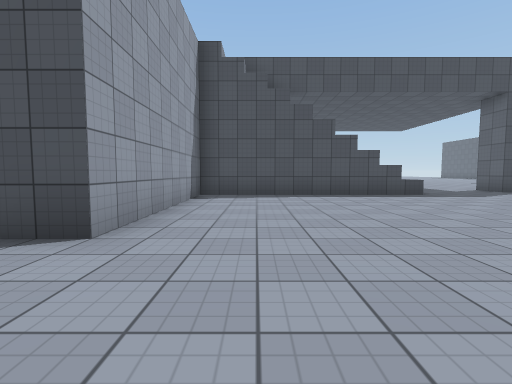
View 1 (above)

24 first-person views from a walk through a scene from a Unity 3-D project. The camera is 1.2 m above the floor, tilts 4° down and sees 85° across. The floor is counted in squares, 2 m on a side. Each view is taken from the middle of a square. On the plan, view 1 faces up. The plan holds only what a view shows up to about 9 squares ahead; the rest is blank. The place goes on beyond the plan. The player character is not drawn. Some surface patterns are stand-ins.

View 2
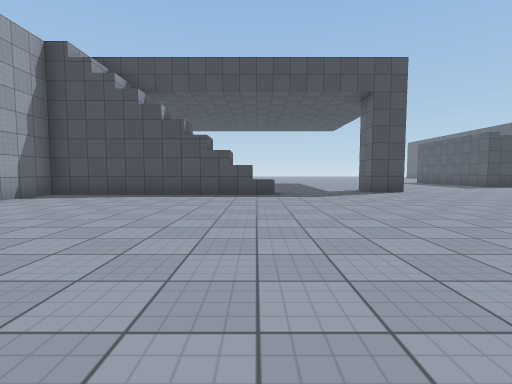

View 3
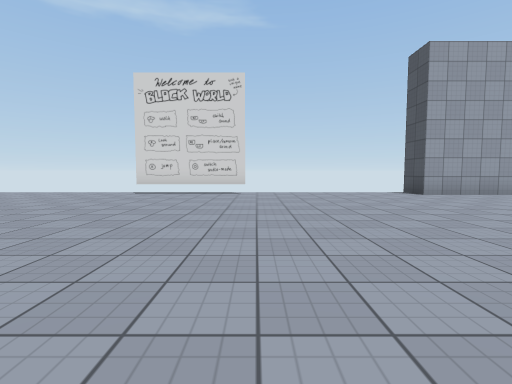

View 4
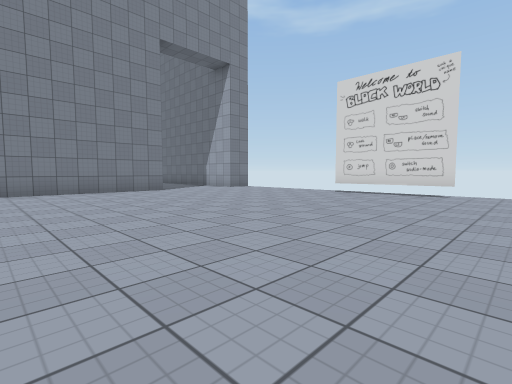

View 5
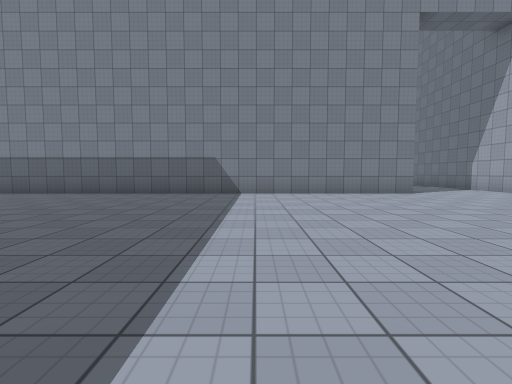

View 6
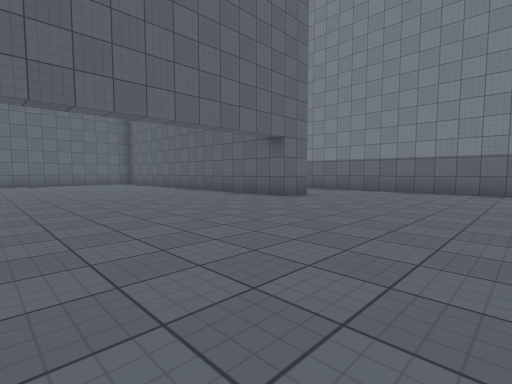

View 7
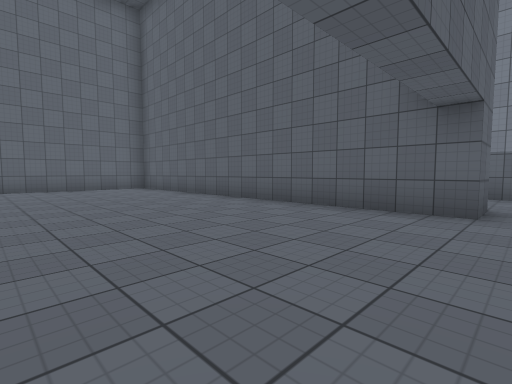

View 8
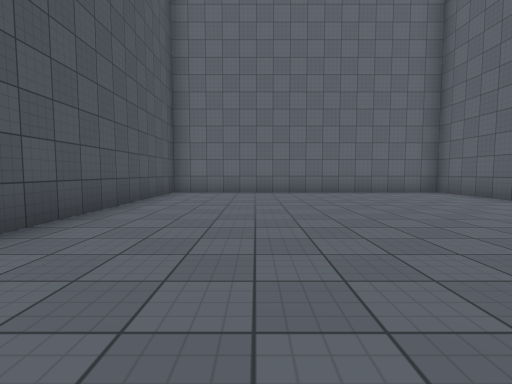

View 9
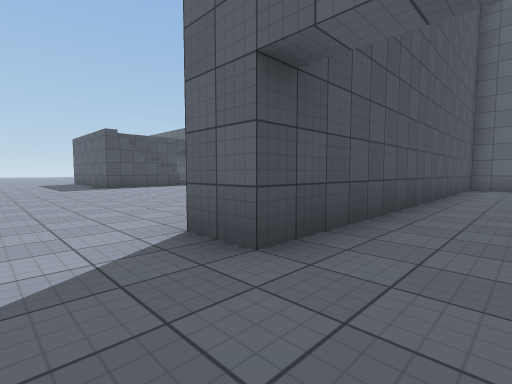

View 10
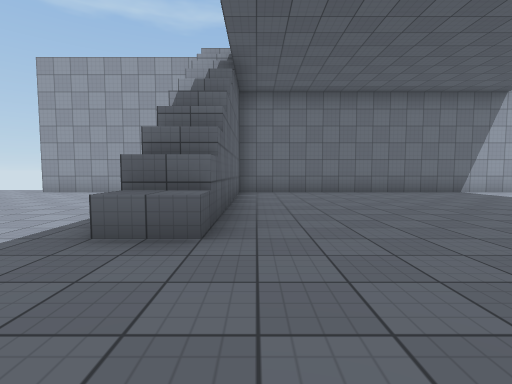

View 11
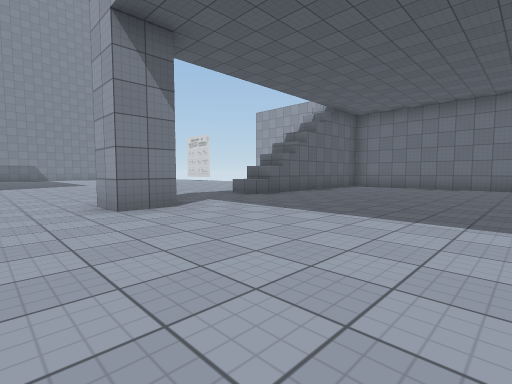

View 12
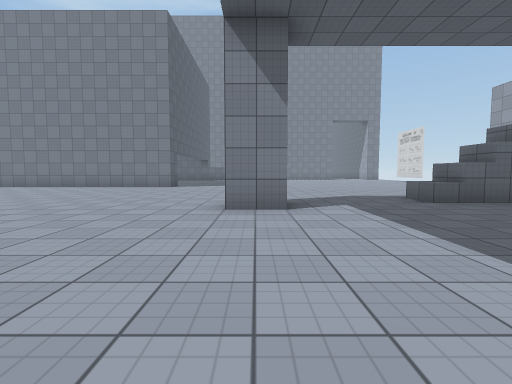

View 13
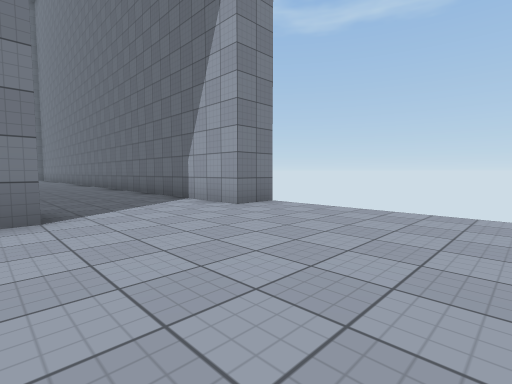

View 14
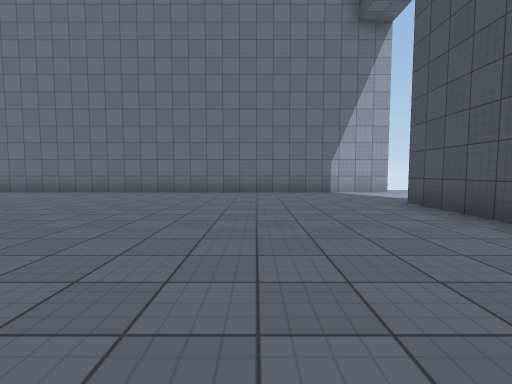

View 15
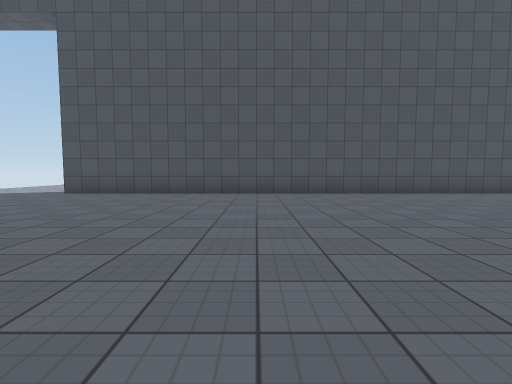

View 16
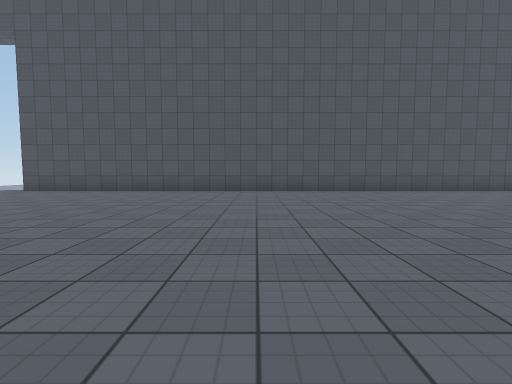

View 17
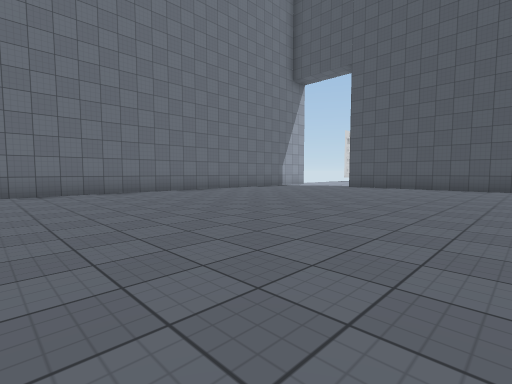

View 18
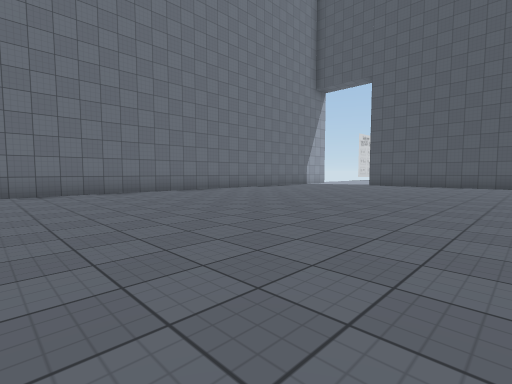

View 19
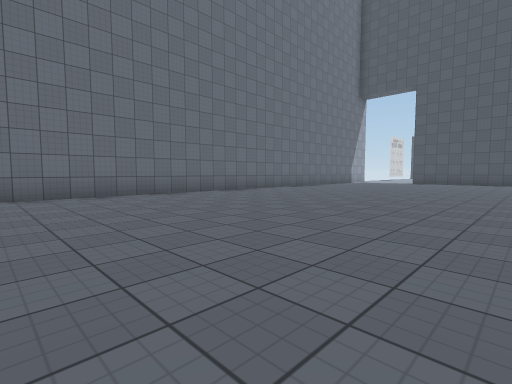

View 20
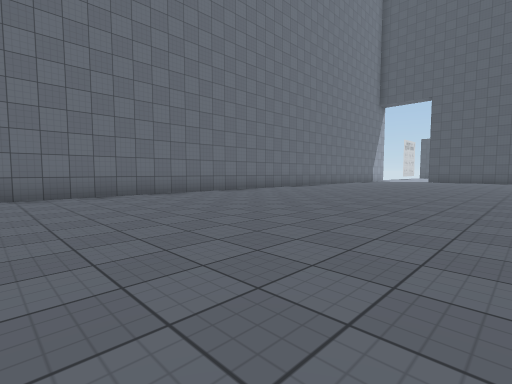

View 21
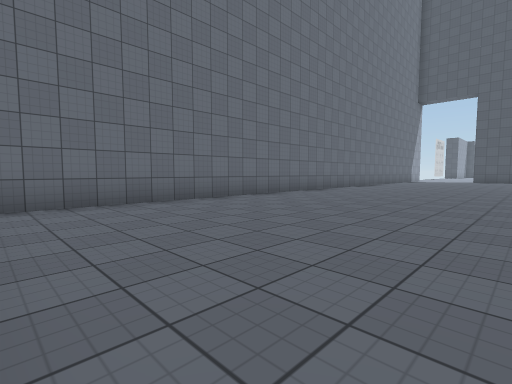

View 22
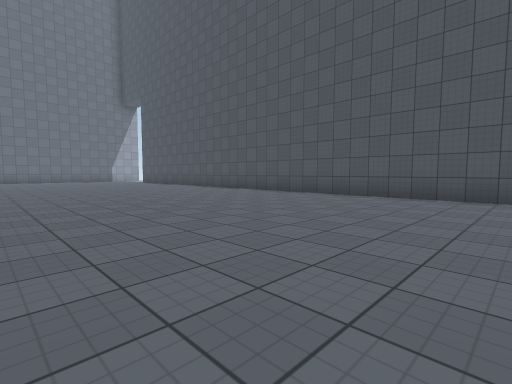

View 23
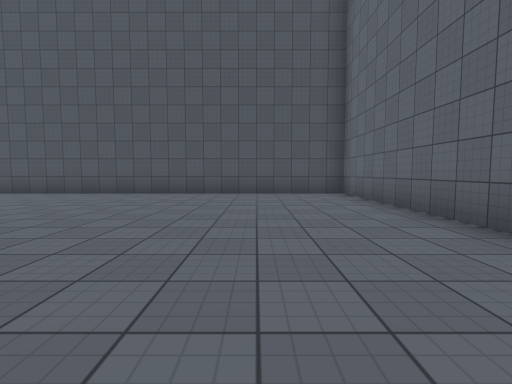

View 24
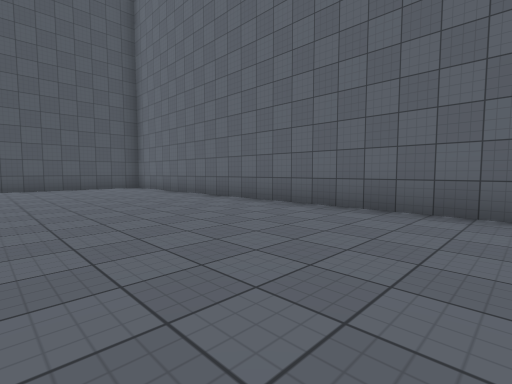

### Floor plan
Points are (right, up) in squares from view 1. A wall is a line through its corners. A room is listed if a view was taken in it or the views show most of it. See-through windows are left out.
Room 1 (views 1, 2, 3, 4, 5, 6, 7, 8, 9, 10, 11, 12, 13)
walls: (4.5, 7.5) (-1.5, 7.5) (-1.5, 2.5) (-2.5, 2.5); (7.4, 9.5) (8.5, 9.5) (8.5, 8.5) (7.5, 8.5) (7.5, 9.1); (3.9, 8.5) (3.9, 7.5); (3.3, 8.5) (3.3, 7.5); (11.5, -7.5) (11.5, -6.5) (21.5, -6.5) (21.5, 1.5) (11.5, 1.5) (11.5, 2.5); (-1.7, -2.2) (-1.7, -5.4); (1.4, -10) (13.4, -10); (-1.5, 14.5) (-1.5, 8.5) (4.5, 8.5); (-2.5, -10) (-1.5, -10)
low walls: (4.5, 8.5) (4.5, 7.5)
ways out: opening at (0, -9) to room 2
Room 2 (views 14, 15, 16, 17, 18, 19, 20, 21, 22, 23, 24)
walls: (21.5, -21.9) (21.5, -11) (1.5, -11); (-1.5, -10) (-1.5, -30.9)
ways out: opening at (0, -9) to room 1

Positions as (right, up) in squares from view 1, and headings:
1: (0, 0), facing up
2: (4, 0), facing up
3: (6, -2), facing left
4: (6, -1), facing down-left
5: (6, -2), facing down
6: (7, -1), facing down-right
7: (11, -2), facing down-right
8: (13, -1), facing right
9: (10, 0), facing up-right
10: (7, 9), facing left
11: (10, 14), facing down-left
12: (8, 14), facing down
13: (2, -6), facing down-left
14: (7, -14), facing left
15: (7, -19), facing up
16: (9, -20), facing up
17: (7, -22), facing up-left
18: (7, -24), facing up-left
19: (6, -27), facing up-left
20: (6, -30), facing up-left
21: (4, -31), facing up-left
22: (18, -18), facing up-left
23: (19, -19), facing up
24: (17, -22), facing up-right
